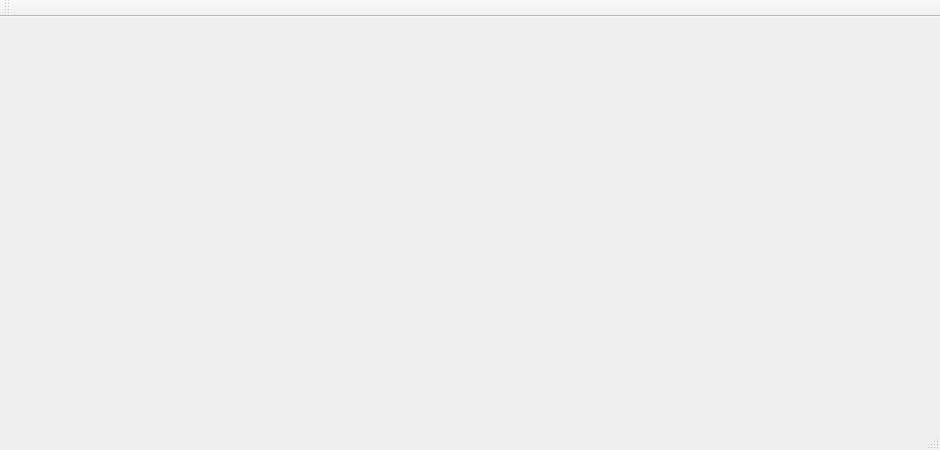
<?xml version="1.0" encoding="UTF-8"?>
<ui version="4.0">
 <class>MainWindow</class>
 <widget class="QMainWindow" name="MainWindow">
  <property name="geometry">
   <rect>
    <x>0</x>
    <y>0</y>
    <width>940</width>
    <height>450</height>
   </rect>
  </property>
  <property name="windowTitle">
   <string>Simple Terminal</string>
  </property>
  <widget class="QWidget" name="centralWidget">
   <layout class="QVBoxLayout" name="verticalLayout"/>
  </widget>
  <widget class="QMenuBar" name="menuBar">
   <property name="geometry">
    <rect>
     <x>0</x>
     <y>0</y>
     <width>940</width>
     <height>27</height>
    </rect>
   </property>
  </widget>
  <widget class="QToolBar" name="mainToolBar">
   <attribute name="toolBarArea">
    <enum>TopToolBarArea</enum>
   </attribute>
   <attribute name="toolBarBreak">
    <bool>false</bool>
   </attribute>
  </widget>
  <widget class="QStatusBar" name="statusBar"/>
 </widget>
 <layoutdefault spacing="6" margin="11"/>
 <resources/>
 <connections/>
</ui>
